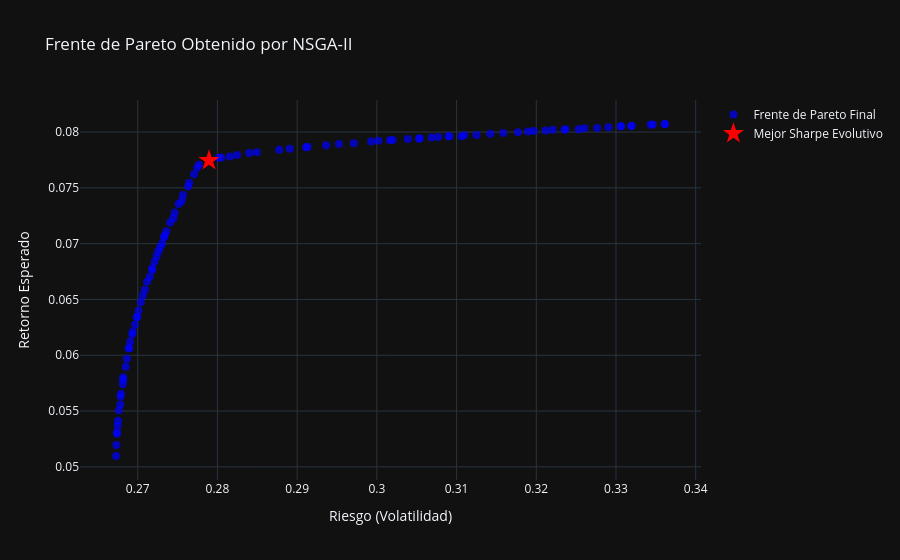
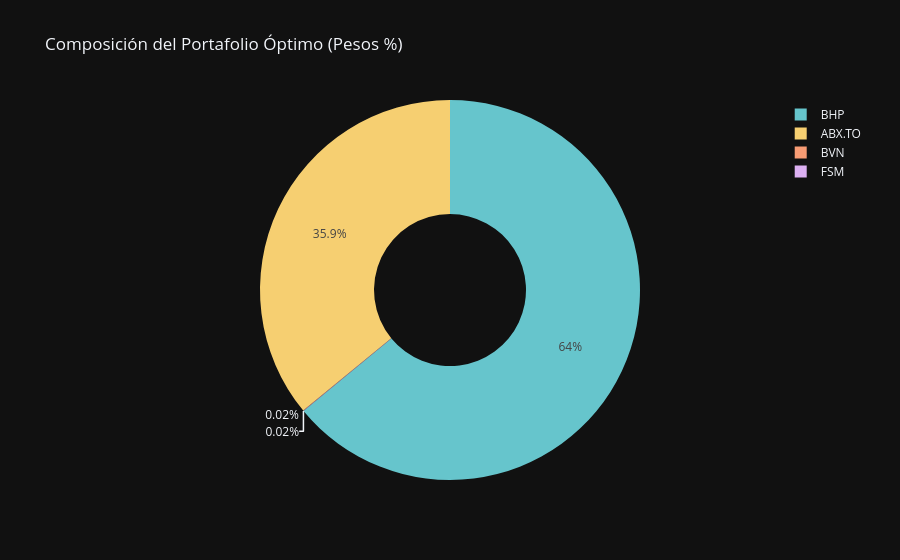
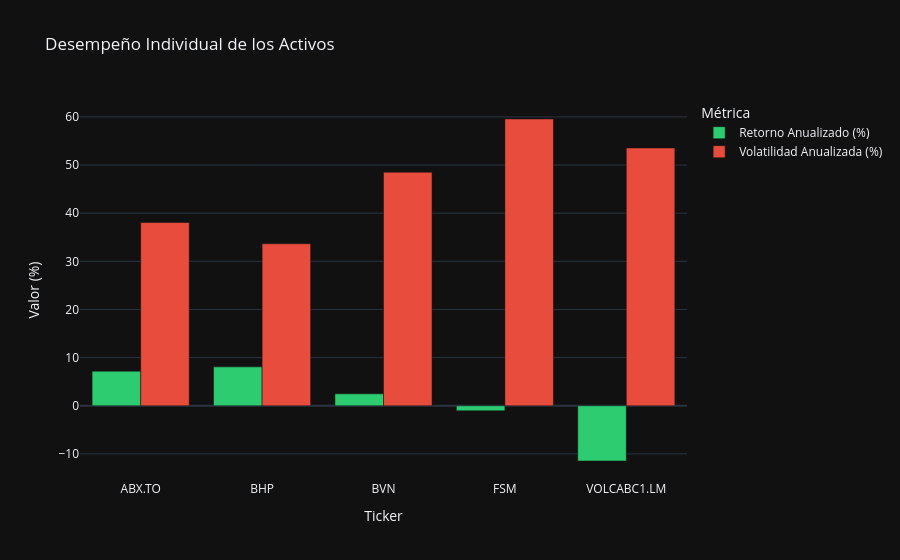
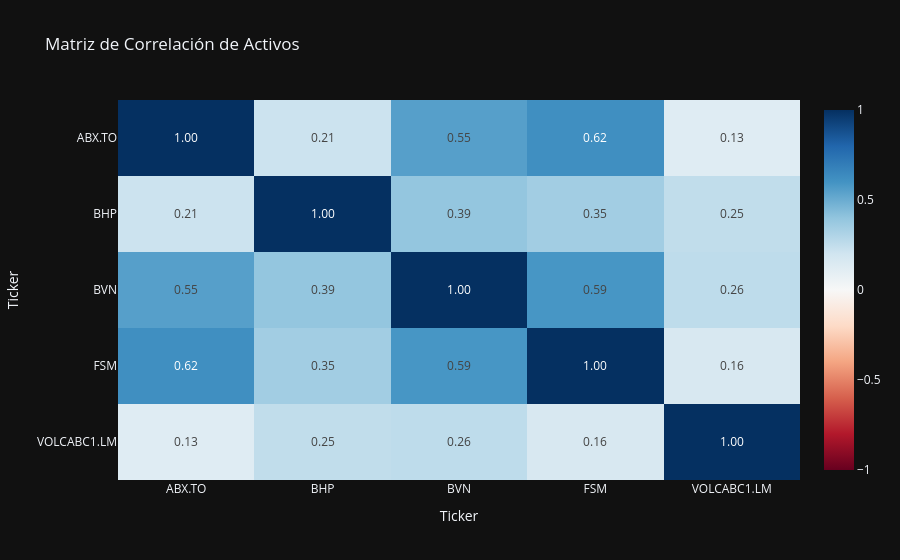

Notebook cell for these charts, in order:
### Markdown cell above
## 5. Visualizaciones de Resultados

Trazamos el Frente de Pareto final y la composición del portafolio óptimo evolutivo (Dona), junto con el desempeño de los activos individuales (Barras).

### Code cell
# 1. Frente de Pareto con Plotly
fig_pareto = go.Figure()
fig_pareto.add_trace(go.Scatter(
    x=riesgos, y=retornos_pareto, mode='markers',
    name='Frente de Pareto Final',
    marker=dict(color='blue', size=8, opacity=0.7)
))
fig_pareto.add_trace(go.Scatter(
    x=[rsk_f], y=[ret_f], mode='markers',
    name='Mejor Sharpe Evolutivo',
    marker=dict(color='red', symbol='star', size=16)
))
fig_pareto.update_layout(
    title='Frente de Pareto Obtenido por NSGA-II',
    xaxis_title='Riesgo (Volatilidad)',
    yaxis_title='Retorno Esperado',
    template='plotly_dark'
)
fig_pareto.show()

# 2. Composición de Pesos (Dona)
df_pesos_ga = pd.DataFrame({'Ticker': TICKERS_VALIDOS, 'Peso (%)': (mejor_pesos * 100).round(2)})
df_pesos_ga_filtrado = df_pesos_ga[df_pesos_ga['Peso (%)'] > 0.01]
fig_pie_ga = px.pie(
    df_pesos_ga_filtrado, 
    values='Peso (%)', 
    names='Ticker',
    title='Composición del Portafolio Óptimo (Pesos %)', 
    hole=0.4,
    color_discrete_sequence=px.colors.qualitative.Pastel
)
fig_pie_ga.update_layout(template='plotly_dark')
fig_pie_ga.show()

# 3. Desempeño Individual de los Activos
df_activos = pd.DataFrame({
    'Ticker': TICKERS_VALIDOS,
    'Retorno Anualizado (%)': (mu * 100).round(2),
    'Volatilidad Anualizada (%)': (np.sqrt(np.diag(Sigma)) * 100).round(2)
})
df_long = df_activos.melt(id_vars='Ticker', value_vars=['Retorno Anualizado (%)', 'Volatilidad Anualizada (%)'],
                          var_name='Métrica', value_name='Valor (%)')
fig_activos = px.bar(
    df_long,
    x='Ticker',
    y='Valor (%)',
    color='Métrica',
    barmode='group',
    title='Desempeño Individual de los Activos',
    color_discrete_sequence=['#2ecc71', '#e74c3c']
)
fig_activos.update_layout(template='plotly_dark')
fig_activos.show()

# 4. Matriz de Correlación de Activos
correlaciones = retornos.corr()
fig_heatmap = px.imshow(
    correlaciones,
    text_auto=".2f",
    aspect="auto",
    color_continuous_scale="RdBu",
    zmin=-1, zmax=1,
    title="Matriz de Correlación de Activos"
)
fig_heatmap.update_layout(template='plotly_dark')
fig_heatmap.show()

### Figure 1 — Plotly figure (JSON) as saved in the notebook; plotly's stock layout.template omitted (floating-point values rounded to 4 significant figures)
{"data": [{"marker": {"color": "blue", "opacity": 0.7, "size": 8}, "mode": "markers", "name": "Frente de Pareto Final", "type": "scatter", "x": [0.2673, 0.3361, 0.2673, 0.2877, 0.2771, 0.2936, 0.2676, 0.2741, 0.3039, 0.2736, 0.2709, 0.2971, 0.3291, 0.2712, 0.2849, 0.2675, 0.2765, 0.3276, 0.2691, 0.2686, 0.2706, 0.2721, 0.2715, 0.2678, 0.3344, 0.2701, 0.2913, 0.2911, 0.3319, 0.3319, 0.2745, 0.2674, 0.3069, 0.2731, 0.3212, 0.3253, 0.2675, 0.2724, 0.3142, 0.2697, 0.302, 0.2777, 0.2685, 0.2689, 0.2689, 0.2704, 0.3077, 0.2693, 0.2891, 0.2751, 0.2678, 0.2746, 0.319, 0.2681, 0.311, 0.2993, 0.2802, 0.2789, 0.3106, 0.3177, 0.2763, 0.2718, 0.2952, 0.2718, 0.3016, 0.2728, 0.2775, 0.2733, 0.2699, 0.2699, 0.3054, 0.2694, 0.3158, 0.2789, 0.3306, 0.3306, 0.3125, 0.3236, 0.2682, 0.3236, 0.326, 0.2805, 0.3346, 0.3053, 0.284, 0.3197, 0.3361, 0.2674, 0.3002, 0.2679, 0.2816, 0.309, 0.309, 0.3221, 0.2734, 0.2682, 0.2825, 0.2726, 0.2757, 0.2755], "y": [0.05097, 0.08072, 0.05197, 0.07842, 0.07623, 0.07883, 0.05508, 0.07189, 0.07938, 0.0711, 0.06587, 0.07901, 0.08043, 0.06659, 0.0782, 0.05414, 0.07547, 0.08035, 0.0612, 0.0597, 0.06535, 0.06839, 0.06704, 0.05559, 0.08064, 0.064, 0.07868, 0.07864, 0.08055, 0.08055, 0.07228, 0.05297, 0.07952, 0.07002, 0.08014, 0.08025, 0.05371, 0.06888, 0.07985, 0.06274, 0.0793, 0.07708, 0.05896, 0.06063, 0.06063, 0.06474, 0.07955, 0.06185, 0.0785, 0.07354, 0.05629, 0.07278, 0.08005, 0.0574, 0.0797, 0.07915, 0.07769, 0.07745, 0.07963, 0.07999, 0.07512, 0.06779, 0.07893, 0.06764, 0.07927, 0.06967, 0.07681, 0.07058, 0.06344, 0.06344, 0.07944, 0.0621, 0.07992, 0.07746, 0.08052, 0.08052, 0.07975, 0.08025, 0.05802, 0.0802, 0.08034, 0.07773, 0.08068, 0.0794, 0.07811, 0.08009, 0.08071, 0.05309, 0.07921, 0.05656, 0.0778, 0.07961, 0.07961, 0.0802, 0.0707, 0.05779, 0.07795, 0.06929, 0.07435, 0.07382]}, {"marker": {"color": "red", "size": 16, "symbol": "star"}, "mode": "markers", "name": "Mejor Sharpe Evolutivo", "type": "scatter", "x": [0.2789], "y": [0.07746]}], "layout": {"title": {"text": "Frente de Pareto Obtenido por NSGA-II"}, "xaxis": {"title": {"text": "Riesgo (Volatilidad)"}}, "yaxis": {"title": {"text": "Retorno Esperado"}}}}

### Figure 2 — Plotly figure (JSON) as saved in the notebook; plotly's stock layout.template omitted (floating-point values rounded to 4 significant figures)
{"data": [{"domain": {"x": [0.0, 1.0], "y": [0.0, 1.0]}, "hole": 0.4, "hovertemplate": "Ticker=%{label}<br>Peso (%)=%{value}<extra></extra>", "labels": ["ABX.TO", "BHP", "BVN", "FSM"], "legendgroup": "", "name": "", "showlegend": true, "type": "pie", "values": [35.94, 64.0, 0.02, 0.02]}], "layout": {"legend": {"tracegroupgap": 0}, "piecolorway": ["rgb(102, 197, 204)", "rgb(246, 207, 113)", "rgb(248, 156, 116)", "rgb(220, 176, 242)", "rgb(135, 197, 95)", "rgb(158, 185, 243)", "rgb(254, 136, 177)", "rgb(201, 219, 116)", "rgb(139, 224, 164)", "rgb(180, 151, 231)", "rgb(179, 179, 179)"], "title": {"text": "Composición del Portafolio Óptimo (Pesos %)"}}}

### Figure 3 — Plotly figure (JSON) as saved in the notebook; plotly's stock layout.template omitted (floating-point values rounded to 4 significant figures)
{"data": [{"alignmentgroup": "True", "hovertemplate": "Métrica=Retorno Anualizado (%)<br>Ticker=%{x}<br>Valor (%)=%{y}<extra></extra>", "legendgroup": "Retorno Anualizado (%)", "marker": {"color": "#2ecc71", "pattern": {"shape": ""}}, "name": "Retorno Anualizado (%)", "offsetgroup": "Retorno Anualizado (%)", "orientation": "v", "showlegend": true, "textposition": "auto", "type": "bar", "x": ["ABX.TO", "BHP", "BVN", "FSM", "VOLCABC1.LM"], "xaxis": "x", "y": [7.17, 8.08, 2.48, -1.04, -11.47], "yaxis": "y"}, {"alignmentgroup": "True", "hovertemplate": "Métrica=Volatilidad Anualizada (%)<br>Ticker=%{x}<br>Valor (%)=%{y}<extra></extra>", "legendgroup": "Volatilidad Anualizada (%)", "marker": {"color": "#e74c3c", "pattern": {"shape": ""}}, "name": "Volatilidad Anualizada (%)", "offsetgroup": "Volatilidad Anualizada (%)", "orientation": "v", "showlegend": true, "textposition": "auto", "type": "bar", "x": ["ABX.TO", "BHP", "BVN", "FSM", "VOLCABC1.LM"], "xaxis": "x", "y": [38.06, 33.65, 48.5, 59.56, 53.55], "yaxis": "y"}], "layout": {"barmode": "group", "legend": {"title": {"text": "Métrica"}, "tracegroupgap": 0}, "title": {"text": "Desempeño Individual de los Activos"}, "xaxis": {"anchor": "y", "domain": [0.0, 1.0], "title": {"text": "Ticker"}}, "yaxis": {"anchor": "x", "domain": [0.0, 1.0], "title": {"text": "Valor (%)"}}}}

### Figure 4 — Plotly figure (JSON) as saved in the notebook; plotly's stock layout.template omitted (floating-point values rounded to 4 significant figures)
{"data": [{"coloraxis": "coloraxis", "hovertemplate": "Ticker: %{x}<br>Ticker: %{y}<br>color: %{z}<extra></extra>", "name": "0", "texttemplate": "%{z:.2f}", "type": "heatmap", "x": ["ABX.TO", "BHP", "BVN", "FSM", "VOLCABC1.LM"], "xaxis": "x", "y": ["ABX.TO", "BHP", "BVN", "FSM", "VOLCABC1.LM"], "yaxis": "y", "z": [[1.0, 0.2145, 0.5507, 0.6194, 0.1253], [0.2145, 1.0, 0.3926, 0.3477, 0.2504], [0.5507, 0.3926, 1.0, 0.5888, 0.2593], [0.6194, 0.3477, 0.5888, 1.0, 0.1625], [0.1253, 0.2504, 0.2593, 0.1625, 1.0]]}], "layout": {"coloraxis": {"autocolorscale": false, "cmax": 1, "cmin": -1, "colorscale": [[0.0, "rgb(103,0,31)"], [0.1, "rgb(178,24,43)"], [0.2, "rgb(214,96,77)"], [0.3, "rgb(244,165,130)"], [0.4, "rgb(253,219,199)"], [0.5, "rgb(247,247,247)"], [0.6, "rgb(209,229,240)"], [0.7, "rgb(146,197,222)"], [0.8, "rgb(67,147,195)"], [0.9, "rgb(33,102,172)"], [1.0, "rgb(5,48,97)"]]}, "title": {"text": "Matriz de Correlación de Activos"}, "xaxis": {"anchor": "y", "domain": [0.0, 1.0], "title": {"text": "Ticker"}}, "yaxis": {"anchor": "x", "autorange": "reversed", "domain": [0.0, 1.0], "title": {"text": "Ticker"}}}}
